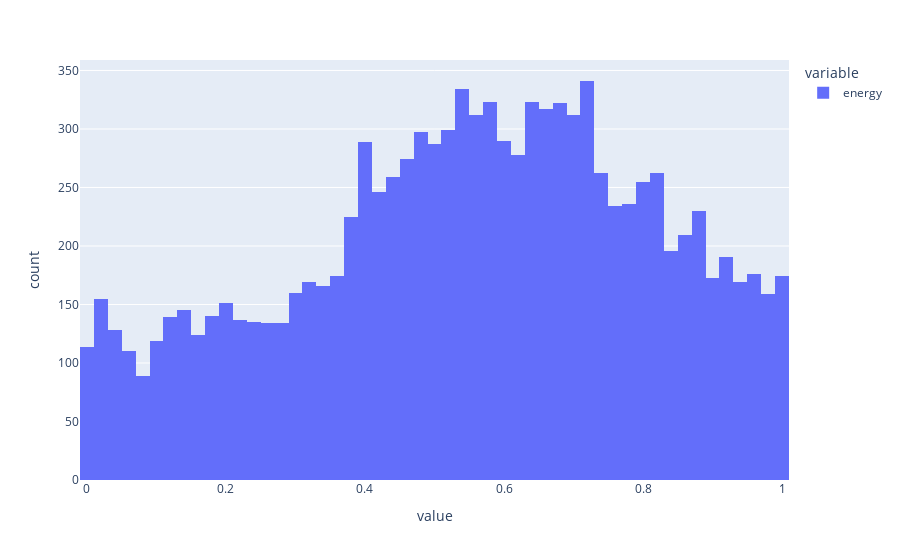

This figure's notebook cell:
### Code cell
px.histogram(unpopular.energy)

### Figure 1 — Plotly figure (JSON) as saved in the notebook; plotly's stock layout.template omitted (floating-point values rounded to 4 significant figures; data arrays with more than 128 entries replaced by an {"elided": "..."} marker saying what was removed)
{"data": [{"alignmentgroup": "True", "bingroup": "x", "hovertemplate": "variable=energy<br>value=%{x}<br>count=%{y}<extra></extra>", "legendgroup": "energy", "marker": {"color": "#636efa", "pattern": {"shape": ""}}, "name": "energy", "offsetgroup": "energy", "orientation": "v", "showlegend": true, "type": "histogram", "x": {"elided": "10877 float values"}, "xaxis": "x", "yaxis": "y"}], "layout": {"barmode": "relative", "legend": {"title": {"text": "variable"}, "tracegroupgap": 0}, "margin": {"t": 60}, "xaxis": {"anchor": "y", "domain": [0, 1], "title": {"text": "value"}}, "yaxis": {"anchor": "x", "domain": [0, 1], "title": {"text": "count"}}}}
